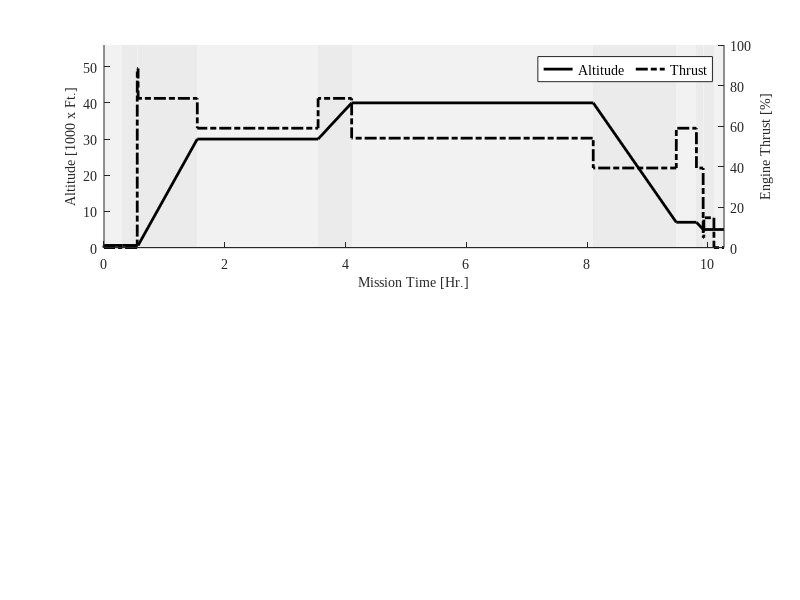

Reproduce this figure in MATLAB.
load('SAEmissionProfile.mat')
j=0;
h=subplot(2,1,1); hold on;

for i = 2:2:26
    j=j+1
    if mod(j,2)==1
    patch([MSSN.gen.time(i) MSSN.gen.time(i+1) MSSN.gen.time(i+1) MSSN.gen.time(i)]/3600,[0 0 60000 60000],[.95 .95 .95], 'EdgeColor','none')
    elseif mod(j,2)==0   
    patch([MSSN.gen.time(i) MSSN.gen.time(i+1) MSSN.gen.time(i+1) MSSN.gen.time(i)]/3600,[0 0 60000 60000],[.92 .92 .92], 'EdgeColor','none')
    end         
end
set(gca,'YTick',[0:10:50])

set(gca, 'Layer', 'top')
xlabel('Mission Time [Hr.]')
ylabel('Altitude [1000 x Ft.]')
axis([0 36960/3600 0 56000/1000])
r=550*MSSN.eng.EngThrust1/1000
a=plot (MSSN.cond.time/3600, MSSN.cond.alt/1000,'linewidth',2,'color','k')
b=plot(MSSN.eng.time/3600,r ,'k-.','linewidth',2)

legend([a,b],'Altitude','Thrust','Orientation','Horizontal')
axesPosition = get(gca,'Position');  
 hNewAxes = axes('Position',axesPosition,...  %# Place a new axes on top...
                'Color','none',...           %#   ... with no background color
                'YLim',[0 100],...            %#   ... and a different scale
                'YAxisLocation','right',...  %#   ... located on the right
                'XTick',[],...               %#   ... with no x tick marks
                'Box','off');                %#   ... and no surrounding box
ylabel(hNewAxes,'Engine Thrust [%]');  %# Add a label to the right y axis
set(findall(gcf,'-property','Fontname'),'Fontname','Times New Roman')
set(findall(gcf,'-property','FontSize'),'FontSize',10)

